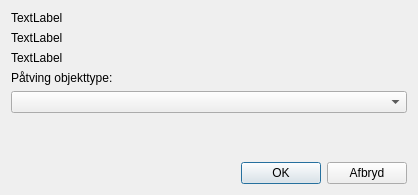
<?xml version="1.0" encoding="UTF-8"?>
<ui version="4.0">
 <class>Dialog</class>
 <widget class="QDialog" name="Dialog">
  <property name="geometry">
   <rect>
    <x>0</x>
    <y>0</y>
    <width>418</width>
    <height>195</height>
   </rect>
  </property>
  <property name="windowTitle">
   <string>Dialog</string>
  </property>
  <layout class="QGridLayout" name="gridLayout">
   <item row="1" column="0">
    <layout class="QHBoxLayout" name="horizontalLayout">
     <item>
      <spacer name="horizontalSpacer">
       <property name="orientation">
        <enum>Qt::Horizontal</enum>
       </property>
       <property name="sizeHint" stdset="0">
        <size>
         <width>40</width>
         <height>20</height>
        </size>
       </property>
      </spacer>
     </item>
     <item>
      <widget class="QPushButton" name="okButton">
       <property name="text">
        <string>OK</string>
       </property>
      </widget>
     </item>
     <item>
      <widget class="QPushButton" name="cancelButton">
       <property name="text">
        <string>Afbryd</string>
       </property>
      </widget>
     </item>
    </layout>
   </item>
   <item row="0" column="0">
    <layout class="QGridLayout" name="gridLayout_2">
     <item row="7" column="0">
      <spacer name="verticalSpacer">
       <property name="orientation">
        <enum>Qt::Vertical</enum>
       </property>
       <property name="sizeHint" stdset="0">
        <size>
         <width>20</width>
         <height>40</height>
        </size>
       </property>
      </spacer>
     </item>
     <item row="0" column="0">
      <widget class="QLabel" name="featurecount">
       <property name="text">
        <string>TextLabel</string>
       </property>
      </widget>
     </item>
     <item row="2" column="0">
      <widget class="QLabel" name="layername">
       <property name="text">
        <string>TextLabel</string>
       </property>
      </widget>
     </item>
     <item row="1" column="0">
      <widget class="QLabel" name="objecttype">
       <property name="text">
        <string>TextLabel</string>
       </property>
      </widget>
     </item>
     <item row="4" column="0">
      <widget class="QComboBox" name="objtypeCombo">
       <item>
        <property name="text">
         <string/>
        </property>
       </item>
       <item>
        <property name="text">
         <string>Afløbsledning</string>
        </property>
       </item>
       <item>
        <property name="text">
         <string>Afløbskomponent</string>
        </property>
       </item>
       <item>
        <property name="text">
         <string>Vandledning</string>
        </property>
       </item>
       <item>
        <property name="text">
         <string>Vandkomponent</string>
        </property>
       </item>
       <item>
        <property name="text">
         <string>Anden ledning</string>
        </property>
       </item>
       <item>
        <property name="text">
         <string>Anden komponent</string>
        </property>
       </item>
      </widget>
     </item>
     <item row="3" column="0">
      <widget class="QLabel" name="objtypeComboLabel">
       <property name="text">
        <string>Påtving objekttype:</string>
       </property>
      </widget>
     </item>
    </layout>
   </item>
  </layout>
 </widget>
 <resources/>
 <connections/>
</ui>
